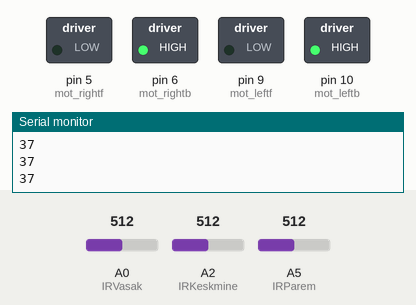
A sketch run on a simulated Arduino Uno, built with avr-gcc and run on an emulated ATmega328P. On the bench: switched loads named in the sketch (green lamp = pin HIGH), the last lines printed to the serial monitor. The test bench sets the inputs (shaded band); at power-on: A0 (IRVasak) = 512, A2 (IRKeskmine) = 512, A5 (IRParem) = 512.

Above: at 6.2 s.
6.3 s: A0 (IRVasak) set to 295
7.8 s: A0 (IRVasak) set to 268
At 8.8 s:
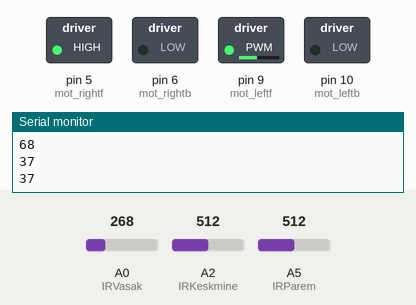
9.5 s: A2 (IRKeskmine) set to 221
11.0 s: A2 (IRKeskmine) set to 200
At 11.9 s:
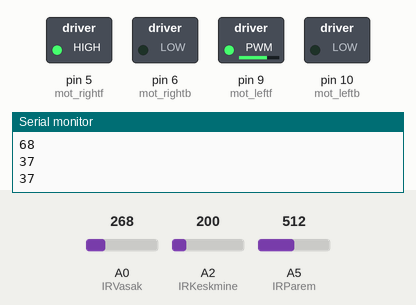
12.8 s: A5 (IRParem) set to 295
14.3 s: A5 (IRParem) set to 275
At 15.0 s:
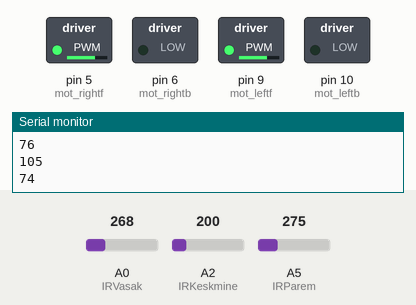
Timing chart, 0 to 17.1 s (numbered marks = the images above; inputs shaded):
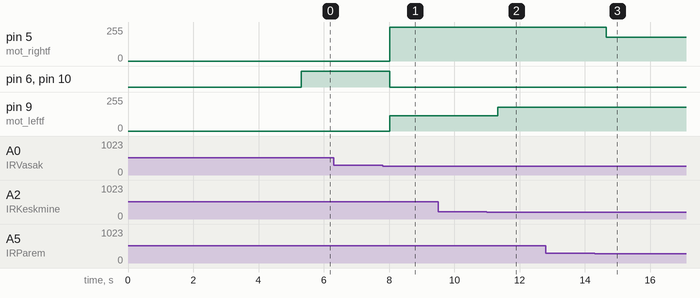

Measured:
- the behaviour switches between 287 and 286 on A0 (IRVasak) (found by bisection; images 0 and 1)
- the behaviour switches between 208 and 207 on A2 (IRKeskmine) (found by bisection; images 1 and 2)
- the behaviour switches between 287 and 286 on A5 (IRParem) (found by bisection; images 2 and 3)
- after the input at 7.8 s, pin 5 (mot_rightf): 0/255 → 255/255 after 0.22 s; pin 6 (mot_rightb), pin 10 (mot_leftb): HIGH → LOW after 0.22 s; pin 9 (mot_leftf): 0/255 → 114/255 after 0.22 s
- after the input at 9.5 s, every drawn part: stays the same
- after the input at 11.0 s, pin 9 (mot_leftf): 114/255 → 178/255 after 0.34 s
- after the input at 12.8 s, every drawn part: stays the same
- after the input at 14.3 s, pin 5 (mot_rightf): 255/255 → 178/255 after 0.35 s

The sketch:

RobotArduino.ino
```cpp
float minFactor, midFactor, maxFactor, oneFactor;  //mootori kiiruse faktorid
float minDistance, midDistance, maxDistance;  // erinevad kaugused et panna mootird erineval kiirusel liikuma

const int mot_rightf = 5; // mootorite def
const int mot_leftf = 9;
const int mot_rightb = 6;
const int mot_leftb = 10;

int mot_speed = 100; // mootorite kiirus

int IRVasak = A0;  // sensorite def
int IRParem = A5;
int IRKeskmine = A2;

void setup() {
  Serial.begin(9600);
  // put your setup code here, to run once:
pinMode (IRVasak, INPUT); //Määrame, kas see on input või output
pinMode (IRKeskmine, INPUT);
pinMode (IRParem, INPUT);
minDistance = 4;
midDistance = 70;
maxDistance = 100;
minFactor = 0.3f;
midFactor = 0.45f;
maxFactor = 0.7f;
oneFactor = 1.0f;
delay (5000);       //5s viivitust enne mootorite tööle minekut
//motors_f(maxFactor);
}

void loop() {
  // put your main code here, to run repeatedly:
  sensorLogics();
}

int calculateDistance(int sensorPin){
  float volts = analogRead(sensorPin)*0.00322265625;   // value from sensor * (5/1024) - if running 3.3.volts then change 5 to 3.3
  float distance = 65*pow(volts, -1.10);          // worked out from graph 65 = theretical distance / (1/Volts)S - luckylarry.co.uk
  //Serial.println(distance);                       // print the distance
  delay(100);          // arbitary wait time.
  return distance;
  }

  // motor factors
void motors_rightf(float factor){
  analogWrite(mot_rightf, 255*factor);//mootorid edasi paremale
  analogWrite (mot_leftf, 255);
  digitalWrite(mot_leftb,0);
  digitalWrite(mot_rightb,0);
}
void motors_leftf(float factor){// mootorid edasi vasakule
  analogWrite(mot_leftf, 255*factor);
  analogWrite(mot_rightf, 255);
  digitalWrite(mot_leftb, 0);
  digitalWrite(mot_rightb,0);
}
void motors_leftb (float factor){//mootorid tagasi vasakule
  analogWrite(mot_leftb, 255*factor);
  analogWrite(mot_rightb, 255);
  digitalWrite(mot_leftf, 0);
  digitalWrite(mot_rightf,0);
}
void motors_rightb (float factor){//mootorid tagasi paremale
  analogWrite(mot_leftb, 255);
  analogWrite(mot_rightb, 255*factor);
  digitalWrite(mot_leftf, 0);
  digitalWrite(mot_rightf,0);
}
void motors_f(float factor){//mootorid edasi
    analogWrite(mot_rightf, 255*factor);
    analogWrite(mot_leftf, 255*factor);
    digitalWrite(mot_leftb,0);
    digitalWrite(mot_rightb,0);
}
void motors_b(float factor){ //mootorid tagasi
    analogWrite(mot_rightb, 255);
    analogWrite(mot_leftb, 255);
    digitalWrite(mot_leftf,0);
    digitalWrite(mot_rightf,0);
}

void sensorLogics(){
  int distParem = calculateDistance(IRParem);
  //delay (500);
  int distKeskmine = calculateDistance(IRKeskmine);
  //delay (500);
  int distVasak = calculateDistance(IRVasak);
  //delay (500);

  //DISTANCE RIGHT
  //parem lähedal
  if(distParem < midDistance){
    //vasak kaugel
    if(distVasak > maxDistance){
      //keskel lähedal
      if(distKeskmine < midDistance){
    motors_rightb(maxFactor);
    Serial.println("vasakule min - palju");
    Serial.println(distVasak);
    Serial.println(distKeskmine);
    Serial.println(distParem);
    //keskel mid
      } else if (distKeskmine < maxDistance && distKeskmine > midDistance){
          motors_leftf(midFactor);
      //keskel kaugel
      } else if (distKeskmine > maxDistance){
          motors_leftf(maxFactor);
        }
      }
     //vasak mid
     else if(distVasak < maxDistance && distVasak > midDistance){
      //keskel lähedal
      if(distKeskmine < midDistance){
              motors_leftf(midFactor);
      //keskel mid
      } else if (distKeskmine < maxDistance && distKeskmine > midDistance){
          motors_leftf(midFactor);
        //keskel kaugel
        } else if (distKeskmine > maxDistance){
          motors_leftf(maxFactor);
        }
    //vasakul lähedal
    } else if(distVasak < midDistance){
      //keskel kaugel
      if(distKeskmine > maxDistance){
       motors_f(maxFactor);
       Serial.println("edasi max");
           Serial.println(distVasak);
    Serial.println(distKeskmine);
    Serial.println(distParem);
    //keskel mid
      } else if(distKeskmine < maxDistance && distKeskmine > midDistance){
       motors_f(midFactor);
        Serial.println("edasi mid");
            Serial.println(distVasak);
    Serial.println(distKeskmine);
    Serial.println(distParem);
    //keskel lähedal
      } else if(distKeskmine < midDistance){
        motors_b(minFactor);
        Serial.println("tagasi max");
            Serial.println(distVasak);
    Serial.println(distKeskmine);
    Serial.println(distParem);
      }
    }
  }
  //parem mid
  else if(distParem > midDistance && distParem < maxDistance) {
    //vasak kaugel
        if(distVasak > maxDistance){
         //keskel lähedal
      if(distKeskmine < midDistance){
      motors_rightb(maxFactor);
      //keskel mid
      } else if (distKeskmine < maxDistance && distKeskmine > midDistance){
          motors_leftf(midFactor);
      //keskel kaugel
      } else if (distKeskmine > maxDistance){
          motors_leftf(maxFactor);
        }
    //vasak mid
    } else if(distVasak < maxDistance && distVasak > midDistance){
      //keskmine kaugel
      if(distKeskmine > maxDistance){
      motors_f(maxFactor);
        Serial.println("edasi max");
            Serial.println(distVasak);
    Serial.println(distKeskmine);
    Serial.println(distParem);
    //keskmine mid
      } else if(distKeskmine < maxDistance && distKeskmine > midDistance){
        motors_f(midFactor);
        Serial.println("edasi mid");
            Serial.println(distVasak);
    Serial.println(distKeskmine);
    Serial.println(distParem);
    //keskmine lähedal
      } else if(distKeskmine < midDistance){
        //Paremale v vasakule
        motors_rightf(maxFactor);
        Serial.println("paremale min - järsult");
            Serial.println(distVasak);
    Serial.println(distKeskmine);
    Serial.println(distParem);
      }
    //vasakul lähedal
    } else if(distVasak < midDistance){
         //keskel lähedal
      if(distKeskmine < midDistance){
      motors_leftb(maxFactor);
      //keskel mid
      } else if (distKeskmine < maxDistance && distKeskmine > midDistance){
          motors_rightf(midFactor);
      //keskel kaugel
      } else if (distKeskmine > maxDistance){
          motors_rightf(maxFactor);
        }
    }
  }

  //parem kaugel
  else if(distParem > maxDistance){
    //vasak kaugel
    if(distVasak > maxDistance) {
      //keskmine kaugel
      if(distKeskmine > maxDistance){
        motors_f(maxFactor);
        Serial.println("edasi max");
            Serial.println(distVasak);
    Serial.println(distKeskmine);
    Serial.println(distParem);
    //keskmine mid
      } else if(distKeskmine > midFactor && distKeskmine < maxFactor){
        motors_f(midFactor);
        Serial.println("edasi mid");
            Serial.println(distVasak);
    Serial.println(distKeskmine);
    Serial.println(distParem);
    //keskmine lähedal
      } else if(distKeskmine < midDistance){
        motors_b(minFactor);
        Serial.println("paremale min - järsult");
            Serial.println(distVasak);
    Serial.println(distKeskmine);
    Serial.println(distParem);
      }
      //vasak mid
    } else if(distVasak > midDistance && distVasak < maxDistance){
         //keskel lähedal
      if(distKeskmine < midDistance){
      motors_leftb(maxFactor);
      //keskel mid
      } else if (distKeskmine < maxDistance && distKeskmine > midDistance){
          motors_rightf(midFactor);
      //keskel kaugel
      } else if (distKeskmine > maxDistance){
          motors_rightf(maxFactor);
        }
    //vasak lähedal
    } else if(distVasak < midDistance){
         //keskel lähedal
      if(distKeskmine < midDistance){
      motors_rightb(minFactor);
      //keskel mid
      } else if (distKeskmine < maxDistance && distKeskmine > midDistance){
          motors_rightf(minFactor);
      //keskel kaugel
      } else if (distKeskmine > maxDistance){
          motors_rightf(midFactor);
        }
    }
  }
}

/*
//DISTANCE MID
   if(distKeskmine > minDistance && distKeskmine < midDistance){
  motors_f(minFactor);
  }
  else if(distKeskmine > midDistance && distKeskmine < maxDistance) {
    motors_f(midFactor);
  }
  else if(distKeskmine > maxDistance){
    //motors_f(maxFactor);
  }
//DISTANCE LEFT
    if(distParem > minDistance && distParem < midDistance){
    motors_leftf(minFactor);
  }
  else if(distVasak > midDistance && distVasak <maxDistance) {
    motors_leftf(midFactor);
  }
  else if(distVasak > maxDistance){
    motors_leftf(maxFactor);
  }
} */


//hampster out
```
